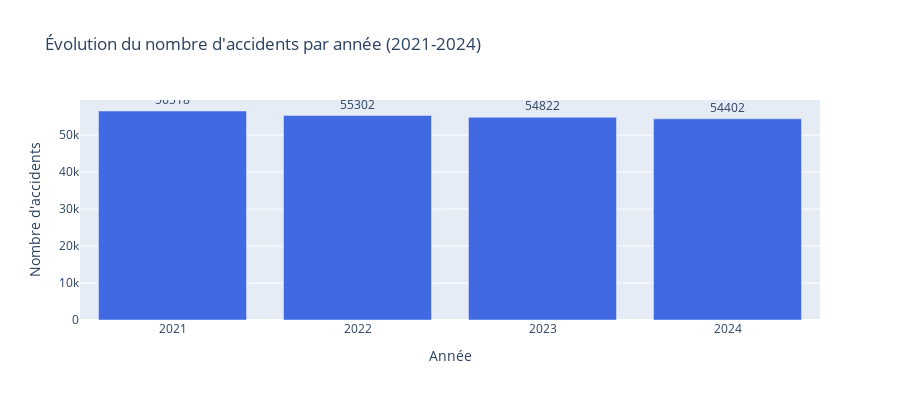

Notebook cell for this chart:
### Markdown cell above
### Observation importante : Anomalie table LIEUX

Le tableau ci-dessus révèle une anomalie dans la table LIEUX :
- 2021-2022 : ~56k lignes (= nombre d'accidents, 1 ligne par accident)
- 2023-2024 : ~70k lignes (> nombre d'accidents)

Cette différence indique un changement de format à partir de 2023 : les intersections sont désormais enregistrées avec plusieurs lignes par accident. Cela ne concerne que 2023-2024 (~29% des accidents de ces années).

Impact : Il faudra dédupliquer la table LIEUX en gardant une seule ligne par accident (celle avec la VMA la plus élevée).

### Code cell
# evolution du nombre d'accidents par année
df_plot = df_stats[df_stats['Année'] != 'TOTAL'].copy()
df_plot['Année'] = df_plot['Année'].astype(str)

fig = go.Figure()

fig.add_trace(
    go.Bar(
        x=df_plot['Année'],
        y=df_plot['Accidents'],
        name='Accidents',
        marker_color='royalblue',
        text=df_plot['Accidents'],
        textposition='outside'
    )
)

fig.update_layout(
    title_text="Évolution du nombre d'accidents par année (2021-2024)",
    xaxis_title="Année",
    yaxis_title="Nombre d'accidents",
    height=400
)

fig.show()

### Figure 1 — Plotly figure (JSON) as saved in the notebook; plotly's stock layout.template omitted (floating-point values rounded to 4 significant figures)
{"data": [{"marker": {"color": "royalblue"}, "name": "Accidents", "text": [56520.0, 55300.0, 54820.0, 54400.0], "textposition": "outside", "type": "bar", "x": ["2021", "2022", "2023", "2024"], "y": [56518, 55302, 54822, 54402]}], "layout": {"height": 400, "title": {"text": "Évolution du nombre d'accidents par année (2021-2024)"}, "xaxis": {"title": {"text": "Année"}}, "yaxis": {"title": {"text": "Nombre d'accidents"}}}}
